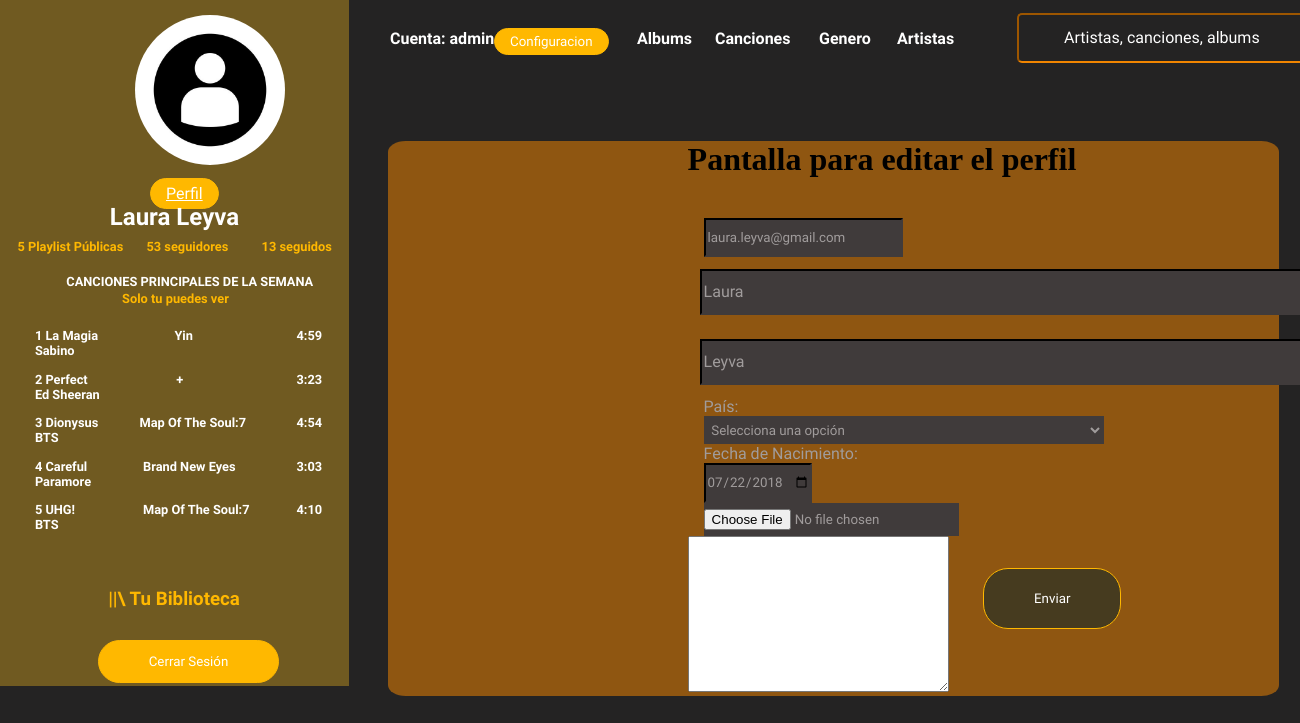
The app's page /change/3/ (signed in), older data.
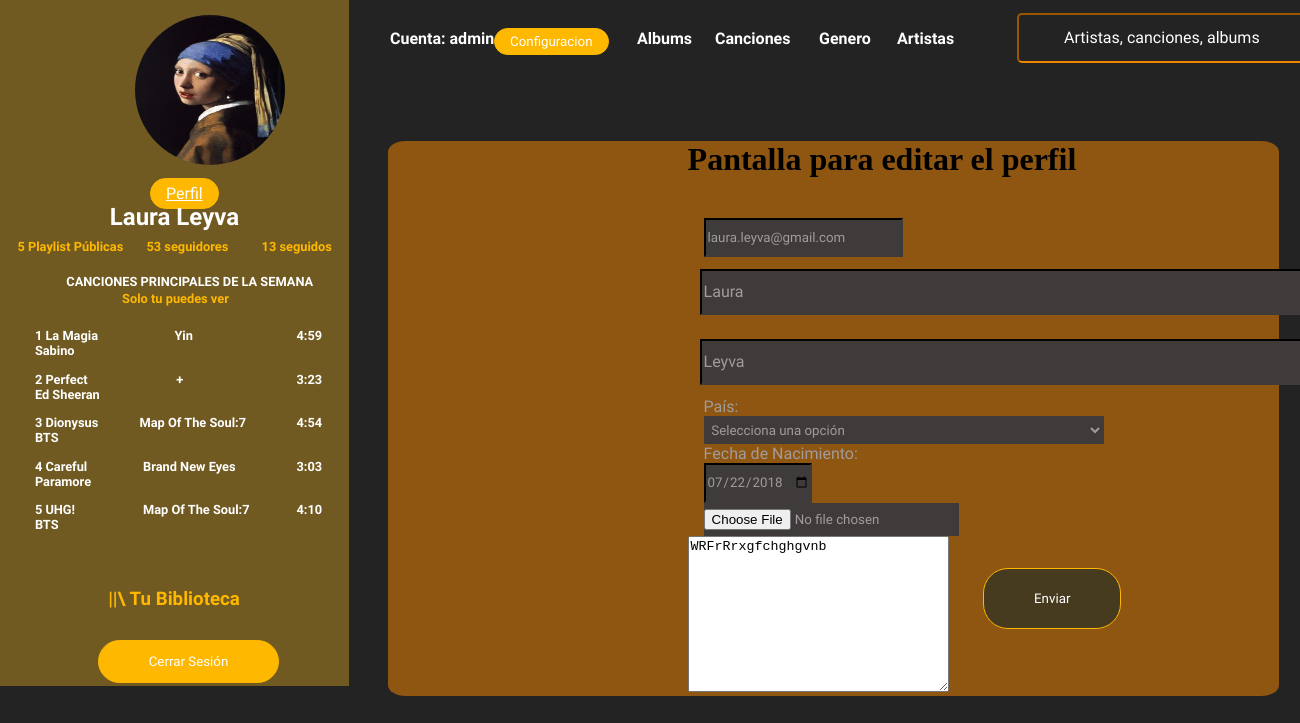
The same page, newer data.
### control_usuarios/models.py (models this page shows, shortened)
class User(AbstractUser):
    avatar = models.ImageField(upload_to='avatares/', default='avatares/logouser.jpg')
    desc = models.TextField(null=True, blank=True)
    num_tel = models.CharField(max_length = 20, null=True, blank=True)
    pais = models.CharField(max_length = 30)
    fecha_nac = models.DateField(default="2018-07-22")
    tipo_us = models.CharField(max_length = 30, default="normal")

### control_usuarios/views.py (the view, shortened to what this page needs)
# urls.py: path('change/<int:user_id>/', views.change_perfil_view, name="change_perfil_view"),
@login_required
def change_perfil_view(request, user_id):
    profile, created = User.objects.get_or_create(
        pk=user_id,
        defaults={
            'desc':'Aún no hay una descripción disponible',
        }
    )
    form = UserForm(instance=profile)
    return render(request, 'change_perfil.html', {'form':form, 'profile':profile})

### control_usuarios/forms.py
class UserForm(forms.ModelForm):
    class Meta:
        model = User
        help_texts = {'username': None,}
        fields=('username','first_name','last_name','pais','fecha_nac', 'avatar', 'desc')

### templates/change_perfil.html (shortened to what this page needs)
{% extends 'Home.html' %}
{% block content %}
<link rel="stylesheet" type="text/css" href="../../static/css/Estilos.css">
    <div class="input-perfil">
        <h1>Pantalla para editar el perfil</h1>
        <br>
        <form method="POST" enctype="multipart/form-data">
            <div class="form-group">
                <input type="email" placeholder="Correo electronico: mangomail@mail.com" class="form-control" name="{{form.username.name}}" value="{{user.username}}"/>
            </div>
            <div class="form-group">
                <input type="text" placeholder="Nombre" class="form-control" name="{{form.first_name.name}}" value="{{user.first_name}}"/>
            </div>
            <div class="form-group">
                <input type="text" placeholder="Apellido" class="form-control" name="{{form.last_name.name}}" value="{{user.last_name}}"/>
            </div>
            <label for="start">País:</label>
            <div class="form-group">
                <select name="pais" class="form-control" name="{{form.pais.name}}">
                    <option>Selecciona una opción</option>
                </select>
            </div>
            <label for="start">Fecha de Nacimiento:</label>
            <div class="form-group">
                <input type="date" id="start" value="2018-07-22" min="1950-01-01" max="2022-12-31" class="form-control" name="{{form.fecha_nac.name}}">
            </div>
            <div class="form-group">
                <input type="file" class="form-control" name="{{form.avatar.name}}" value="{{user.avatar}}"/>
            </div>
            <div class="form-group">
                <textarea  rows="10" cols="30" class="form-control" name="{{form.desc.name}}">{{user.desc}}</textarea>
            </div>
            <div class="botton-3">
                <input type="submit" value="Enviar" class="button1">
            </div>
        </form>
    </div>
</body>
</html>
{% endblock %}

### templates/Home.html (shortened to what this page needs)
{% load static %}
<!DOCTYPE html>
<html lang="en">
<head>
    <link rel="stylesheet" type="text/css" href="../static/css/Estilos.css">
</head>
<body class="general4">
    <div class="Artistas">
        <h4>Artistas</h4>
    </div>
    <div class="Genero">
        <h4>Genero</h4>
    </div>
    <div class="Canciones">
        <h4>Canciones</h4>
    </div>
    <div class="Albums" onclick="location.href = '/home'">
        <h4>Albums</h4>
    </div>
    {% if user.tipo_us == "admin" %}
    <div class="Cuenta_2">
        <h4>Cuenta: {{user.tipo_us}}</h4>
    </div>
    <button type="button" class="config"> Configuracion </button>
    {% endif %}
    <div class="box">
        <div class="container-1">
            <input type="search" id="search" placeholder="Artistas, canciones, albums" />
        </div>
    </div>
    <div class="contenedor-menu">
        <div>
            <img src="{{ user.avatar.url }}" id="imagenes_menu">
        </div>
        <div class="Perfil">
            <a type="button" class="boton-perfil" href="{% url 'change_perfil_view' user.id%}">Perfil</a>
        </div>
        <div class="nom_user">
            <h2>{{user.first_name}} {{user.last_name}}</h2>
        </div>
        <div class="Playlist">
            <h5>5 Playlist Públicas</h5>
        </div>
        <div class="Seguidores">
            <h5>53 seguidores</h5>
        </div>
        <div class="Seguidos">
            <h5>13 seguidos</h5>
        </div>
        <div class="t1">
            <h5>CANCIONES PRINCIPALES DE LA SEMANA</h5>
        </div>
        <div class="t2">
            <h5>Solo tu puedes ver</h5>
        </div>
        <div class="tt1">
            <h5>1 La Magia<br>Sabino</h5>
        </div>
        <div class="tt2">
            <h5>2 Perfect<br>Ed Sheeran</h5>
        </div>
        <div class="tt3">
            <h5>3 Dionysus<br>BTS</h5>
        </div>
        <div class="tt4">
            <h5>4 Careful<br>Paramore</h5>
        </div>
        <div class="tt5">
            <h5>5 UHG!<br>BTS</h5>
        </div>
        <div class="tt6">
            <h5>Yin</h5>
        </div>
        <div class="tt7">
            <h5>+</h5>
        </div>
        <div class="tt8">
            <h5>Map Of The Soul:7</h5>
        </div>
        <div class="tt9">
            <h5>Brand New Eyes</h5>
        </div>
        <div class="tt10">
            <h5>Map Of The Soul:7</h5>
        </div>
        <div class="tt11">
            <h5>4:59</h5>
        </div>
        <div class="tt12">
            <h5>3:23</h5>
        </div>
        <div class="tt13">
            <h5>4:54</h5>
        </div>
        <div class="tt14">
            <h5>3:03</h5>
        </div>
        <div class="tt15">
            <h5>4:10</h5>
        </div>
        <div class="Biblioteca">
            <h3>||\ Tu Biblioteca</h3>
        </div>
        <div class="Cerrar-Sesion">
            <button>Cerrar Sesión</button>
        </div>
    </div>
    <div class="contenedor-musica">
        {% block content %}
        {% endblock %}
</body>
</html>

Row changes from the older to the newer data that the page shows:
changed User "Laura": avatar: a different picture; desc (not shown) → "WRFrRrxgfchghgvnb"
